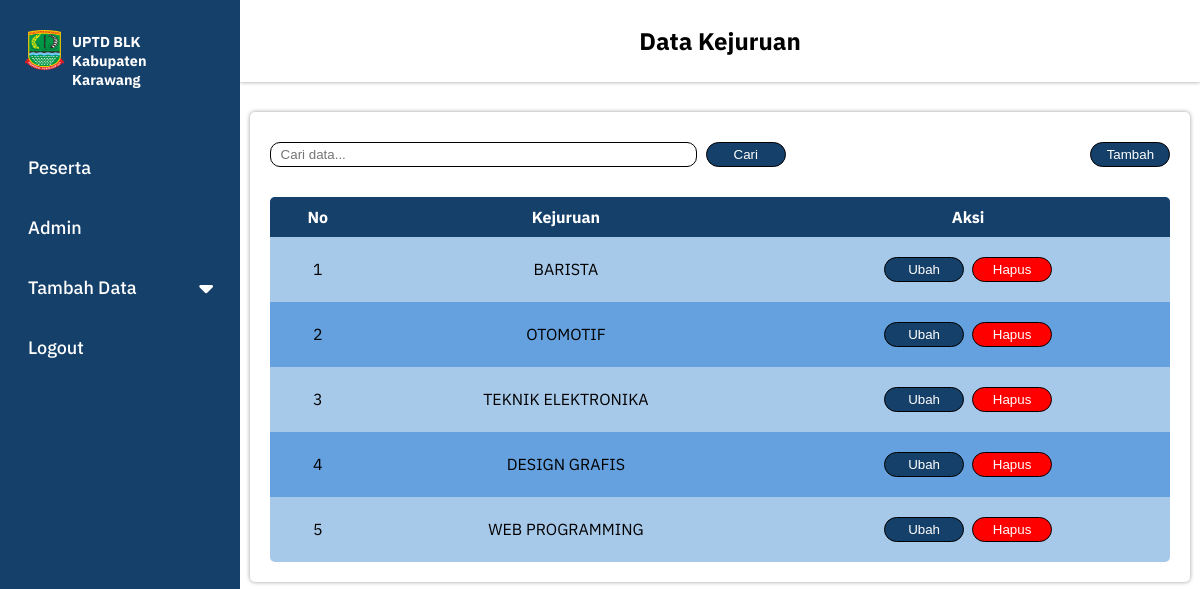
The page /admin/data_kejuruan.php (signed in) on the database its author committed.
### tables this page shows
CREATE TABLE `tbl_kejuruan` (
  `id` int(11) NOT NULL,
  `kode_kejuruan` varchar(6) NOT NULL,
  `kejuruan` varchar(200) NOT NULL,
  `pelatihan` text NOT NULL
);

### admin/function.php (called while the page is built, shortened)
<?php
$conn = mysqli_connect("localhost", "root", "", "db_blkkarawang");
function query($query)
{
    global $conn;
    $result = mysqli_query($conn, $query);
    $rows = [];
    while ($row = mysqli_fetch_assoc($result)) {
        $rows[] = $row;
    }
    return $rows;
}

### admin/data_kejuruan.php (the view, shortened to what this page needs)
<?php
require 'function.php';
include 'sidebar.php';
$kejuruan = query("SELECT * FROM tbl_kejuruan ORDER BY kode_kejuruan ASC");
?>
<!DOCTYPE html>
<html lang="en">
<head>
    <link rel="stylesheet" href="../css/tambah_data.css?v=<?php echo time(); ?>">
</head>
<body>
    <div class="container">
        <div class="sub_container">
            <div class="header">
                <h2>Data Kejuruan</h2>
            </div>
            <div class="box">
                <div class="content">
                    <form action="" method="post">
                        <div class="menu">
                            <div class="search">
                                <input type="text" name="search_kejuruan" id="search" placeholder="Cari data...">
                                <button type="submit" name="cari_kejuruan" id="cari">Cari</button>
                            </div>
                            <div class="tambah">
                                <button type="submit" name="tambah_kejuruan" id="tambah">Tambah</button>
                            </div>
                        </div>
                    </form>
                    <br>
                    <div class="t_body">
                        <table border="0" cellpadding="10" cellspacing="0">
                            <tr>
                                <th>No</th>
                                <th>Kejuruan</th>
                                <th>Aksi</th>
                            </tr>
                            <?php $i = 1; ?>
                            <?php foreach ($kejuruan as $row) : ?>
                                <tr>
                                    <td><?= $i; ?></td>
                                    <td><?= $row['kejuruan']; ?></td>
                                    <td class="action-btn">
                                        <button type="submit" name="submit" id="ubah"><a href="ubah_data_kejuruan.php?kode_kejuruan=<?= $row['kode_kejuruan']; ?>">Ubah</a></button>
                                        <button type="submit" name="submit" id="hapus"><a href="hapus_data_kejuruan.php?kode_kejuruan=<?= $row['kode_kejuruan']; ?>" onclick="return confirm('yakin menghapus data ini?')">Hapus</a></button>
                                    </td>
                                </tr>
                                <?php $i++; ?>
                            <?php endforeach; ?>
                        </table>
                    </div>
                </div>
            </div>
        </div>
    </div>
</body>
</html>

### css/sidebar.css (style rules this page uses)
body { padding: 0; margin: 0; }

### css/tambah_data.css (style rules this page uses)
body { font-family: "IBM Plex Sans", sans-serif; margin: 0; padding: 0; }
div.container { width: 100%; }
div.sub_container { width: 80%; margin-left: 20%; }
div.header { margin: 0 0 30px 0; text-align: center; padding: 5px; background-color: white; color: black; box-shadow: 0 0 4px rgba(0, 0, 0, 0.4); }
div.box { max-width: 98%; margin: 5px auto; border-radius: 5px; box-shadow: 0 0 4px rgba(0, 0, 0, 0.4); }
div.content { padding: 20px; box-sizing: border-box; overflow: hidden; }
div.menu { display: flex; justify-content: space-between; }
div.search { width: 90%; }
input { width: 50%; padding: 4px 10px; border: 1px solid black; border-radius: 10px; }
div.t_body { overflow: auto; border-radius: 5px; }
table { width: 100%; }
table tr th { background-color: #15406a; color: white; text-align: center; }
table tr td { padding-left: 20px; padding-right: 20px; text-align: center; }
table tr:nth-child(odd) { background-color: #65a1de; }
table tr:nth-child(even) { background-color: #a6c8e9; }
td.action-btn { display: flex; justify-content: center; align-items: center; gap: 8px; }
button { margin: 10px 0; width: 80px; border: 1px solid black; height: 25px; cursor: pointer; border-radius: 15px; transition: all 0.2s; }
button a { text-decoration: none; color: white; }
button#cari, button#tambah, button#ubah, button#publish { background-color: #15406a; color: white; }
button#cari { margin-left: 5px; }
button#hapus { background-color: red; }

### rows shown on the page
tbl_kejuruan: kejuruan "BARISTA"
tbl_kejuruan: kejuruan "OTOMOTIF"
tbl_kejuruan: kejuruan "TEKNIK ELEKTRONIKA"
tbl_kejuruan: kejuruan "DESIGN GRAFIS"
tbl_kejuruan: kejuruan "WEB PROGRAMMING"
